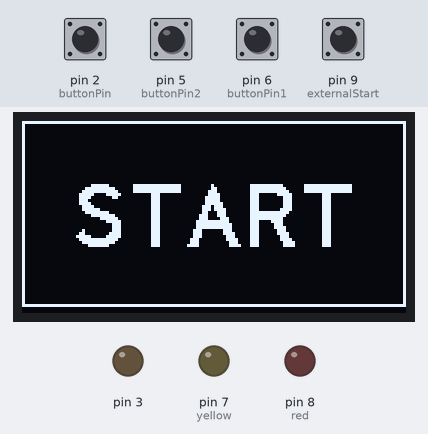
Simulated run of this sketch. Board: Arduino Uno, built with avr-gcc and run on an emulated ATmega328P. Parts: 128×64 one-colour display, output pins drawn as LEDs (lit = HIGH). The inputs (shaded band) are chosen by the test bench; at power-on: pin 2 (buttonPin), pin 5 (buttonPin2), pin 6 (buttonPin1), pin 9 (externalStart) LOW.

Above: at 2.9 s.
3.0 s: pin 2 (buttonPin) pulled HIGH for 0.15 s
At 3.6 s:
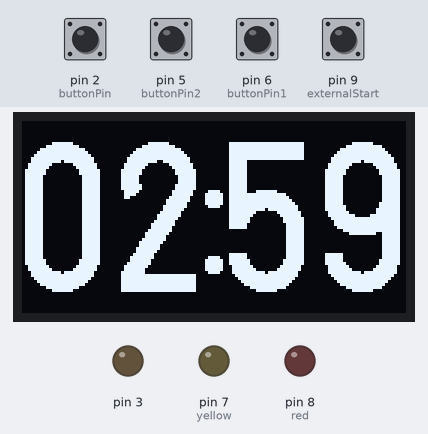
6.1 s: pin 5 (buttonPin2) pulled HIGH for 0.15 s
At 7.1 s:
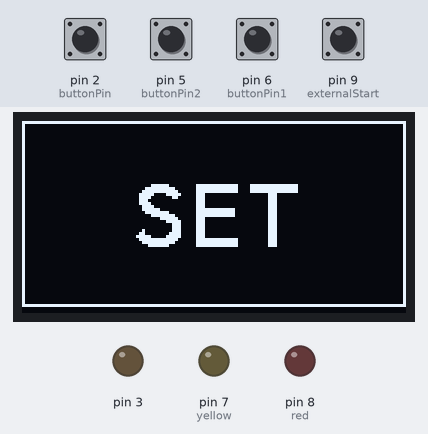
7.7 s: pin 6 (buttonPin1) pulled HIGH for 0.15 s
At 8.2 s:
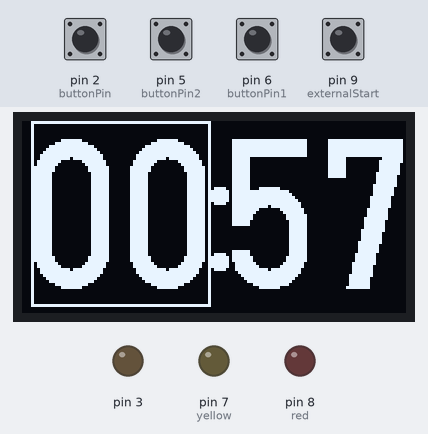
9.3 s: pin 9 (externalStart) pulled HIGH for 0.15 s
At 10.2 s:
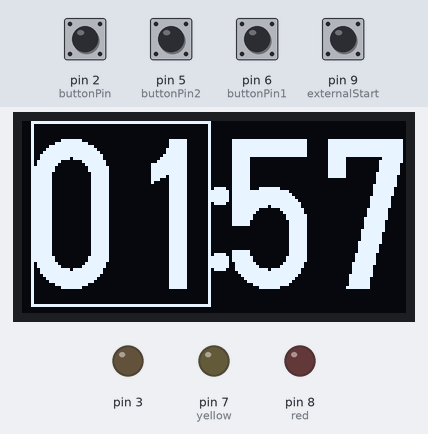
10.9 s: pin 2 (buttonPin) pulled HIGH for 1 s
At 13.1 s:
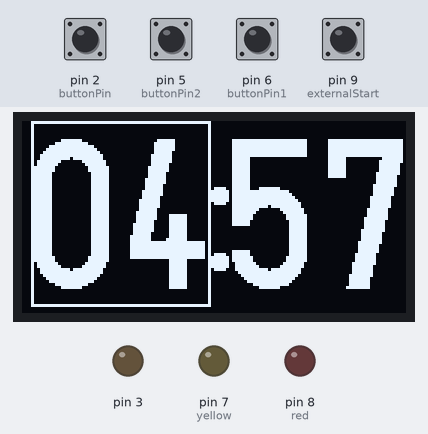
13.4 s: pin 6 (buttonPin1) pulled HIGH for 1 s
At 14.3 s:
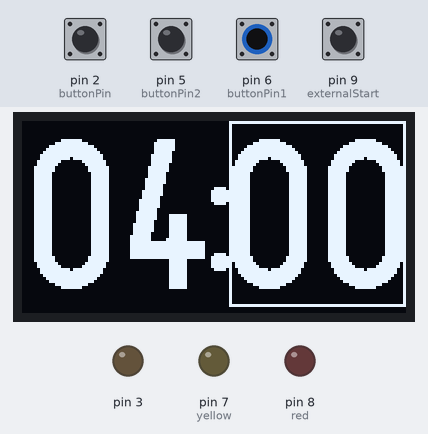
Timing chart, 0 to 16.4 s (numbered marks = the images above; inputs shaded):
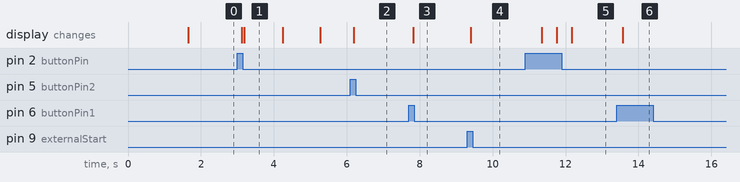

The sketch:

TQC_TIMER_V2.ino
```cpp
#include <Arduino.h>
#include <U8g2lib.h>
#ifdef U8X8_HAVE_HW_I2C
#include <Wire.h>
#endif

const int  buttonPin = 2;    // pause&start individual
const int  buttonPin1 = 6;    // reset&set
const int  buttonPin2 = 5;   //settings
const int  yellow = 7;
const int  red = 8;
const int  externalStart = 9;

int minutes = 3;
int seconds = 0;
int critical = 2;


// Variables will change:
int buttonPushCounter = 0;
int buttonState = 0;
int lastButtonState = 0;
int buttonState1 = 0;
int buttonPushCounter1 = 10;
int lastButtonState1 = 0;

int lineTop = -15;
int lineBot = 128;

long previousMillis = 0;        // will store last time LED was updated
long interval = 1000;
bool check = false;
bool fast = false;

U8G2_SH1106_128X64_NONAME_F_HW_I2C u8g2(U8G2_R2, /* reset=*/ U8X8_PIN_NONE);

void setup(void) {
  pinMode(3,OUTPUT);
  pinMode(yellow,OUTPUT);
  pinMode(red,OUTPUT);
  pinMode(buttonPin, INPUT);
  pinMode(buttonPin1, INPUT);
  pinMode(buttonPin2, INPUT);
  pinMode(externalStart, INPUT);
  u8g2.begin();

  ttech();
  start();
}

uint8_t m = minutes;
uint8_t s = seconds;

void loop(void) {


  buttonState = digitalRead(buttonPin);
  buttonState1 = digitalRead(buttonPin1);
  if (digitalRead(buttonPin2))
  {
    buttonPushCounter1 = 0;
    set();
  }
  if (digitalRead(externalStart))
  {
    buttonPushCounter = 1;

  }
//========================================================================================================

  if (buttonState != lastButtonState) {

    if ((buttonState == HIGH)) {
     if((buttonPushCounter1 > 9)){
      buttonPushCounter++;
      fast = false;
     }
     else if((buttonPushCounter1 <= 4))
     {
      buttonPushCounter++;
      fast = true;
      delay(300);
     }
      if (buttonPushCounter > 59)
        {
          buttonPushCounter = 0;
        }
    }
    else{

    }

   delay(50);
  }
  if (fast == false)
  {
  lastButtonState = buttonState;
  }
//========================================================================================================

   if (buttonState1 != lastButtonState1) {

    if (buttonState1 == HIGH) {
      buttonPushCounter1++;
      buttonPushCounter = 0;
    } else {

    }
   delay(50);
  }

  lastButtonState1 = buttonState1;


//if ((buttonPushCounter1 < 5) && (buttonState == HIGH)) {
//      buttonPushCounter++;
//}
if (((buttonPushCounter % 2) != 0) && (buttonPushCounter1 > 3) &&(check == false))
{

  char m_str[3];
  char s_str[3];
  strcpy(m_str, u8x8_u8toa(m, 2));    /* convert m to a string with two digits */
  strcpy(s_str, u8x8_u8toa(s, 2));   /* convert m to a string with two digits */
  u8g2.firstPage();
  do {
      u8g2.setFont(u8g2_font_logisoso50_tf);
      u8g2.drawStr(-3,57,m_str);
      u8g2.drawStr(55,57,":");
      u8g2.drawStr(65,57,s_str);
      //u8g2.drawFrame(-1,0,130,62);
      u8g2.drawHLine(lineTop,0,15);
      u8g2.drawHLine(lineTop,1,15);
      u8g2.drawHLine(lineTop,2,15);
      u8g2.drawHLine(lineBot,61,15);
      u8g2.drawHLine(lineBot,62,15);
      u8g2.drawHLine(lineBot,63,15);
     }
  while (
      u8g2.nextPage()
      );
  unsigned long currentMillis = millis();

  if(currentMillis - previousMillis > interval)
  {
      previousMillis = currentMillis;
      if ( (s == 0) && (m > 0) )
      {
      s = 60;
      m--;
      }
      if  (m < (critical))
      {
          tone(3, 1100, 500);
      }
//      if  (m == 0)
//      {
//          tone(3, 500, 600);
//      }
      if  ((m == 0) && (s == 0))
      {

       check = true;
       m=minutes;
       s=seconds + 1;
          buttonPushCounter++;
      }


     s--;
  }//millis
if  (m < critical)
      {
        digitalWrite(yellow, HIGH);
        lineTop++;
        lineTop++;
        lineTop++;
        lineTop++;
        lineBot--;
        lineBot--;
        lineBot--;
        lineBot--;
        if (lineTop >= 128)
        {
          lineTop = -15;
          lineBot = 128;
        }
      }
}//even


if (((buttonPushCounter % 2) == 0) && (buttonPushCounter1 > 3) && (check == false))
{
  digitalWrite(yellow, LOW);
}

if  ((buttonPushCounter1 > 4) && (buttonState1 == HIGH))
{

 noTone(3);
 check = false;
 m=minutes;
 s=seconds;
 buttonPushCounter = 0;

  lineTop = -15;
  lineBot = 128;
 start();
}// not even

if (check == true)
{
  tone(3, 2000);
  digitalWrite(yellow, LOW);
  digitalWrite(red, HIGH);
  delay(2000);
  digitalWrite(red, LOW);
  noTone(3);
 check = false;
 m=minutes;
 s=seconds;
 buttonPushCounter = 0;
  lineTop = -15;
  lineBot = 128;
 start();
}


if (buttonPushCounter1 == 1)
{
    m = buttonPushCounter;
  char m_str[3];
  char s_str[3];
  strcpy(m_str, u8x8_u8toa(m, 2));    /* convert m to a string with two digits */
  strcpy(s_str, u8x8_u8toa(s, 2));   /* convert m to a string with two digits */
  u8g2.firstPage();
  do {
    u8g2.setDrawColor(1);
    u8g2.setFont(u8g2_font_logisoso50_tf);
    u8g2.drawStr(0,56,m_str);
    u8g2.drawStr(57,56,":");
    u8g2.drawStr(66,56,s_str);
    u8g2.drawFrame(3,0,60,62);
  } while ( u8g2.nextPage() );
    minutes = m;
}


if (buttonPushCounter1 == 2)
{
 // buttonPushCounter = 0;
    s = buttonPushCounter;
  char m_str[3];
  char s_str[3];
  strcpy(m_str, u8x8_u8toa(m, 2));    /* convert m to a string with two digits */
  strcpy(s_str, u8x8_u8toa(s, 2));   /* convert m to a string with two digits */
  u8g2.firstPage();
  do {

    u8g2.setDrawColor(1);
    u8g2.setFont(u8g2_font_logisoso50_tf);
    u8g2.drawStr(0,56,m_str);
      u8g2.drawStr(57,56,":");
      u8g2.drawStr(66,56,s_str);
    u8g2.drawFrame(69,0,59,62);
  } while ( u8g2.nextPage() );
    seconds = s;
}


if (buttonPushCounter1 == 3)
{
 // buttonPushCounter = 0;
  if (buttonPushCounter > m)
 {
  buttonPushCounter = 0;
 }
    critical = buttonPushCounter;
  char critical_str[3];
  strcpy(critical_str, u8x8_u8toa(critical, 2));    /* convert m to a string with two digits */
  u8g2.firstPage();
  do {
    u8g2.setDrawColor(1);
    u8g2.setFont(u8g2_font_freedoomr10_tu);
    u8g2.drawStr(0,15,"BUZZ UNDER:");
    u8g2.drawStr(95,45,"MIN");
    u8g2.setFont(u8g2_font_inb21_mf);
    u8g2.drawStr(40,47,critical_str);
    u8g2.drawFrame(32,15,54,43);
  } while ( u8g2.nextPage() );

}


if (buttonPushCounter1 == 4)
{
  lineTop = -15;
  lineBot = 128;
 start();
 buttonPushCounter=10;
}


}//loop


void ttech()
{
  u8g2.clearBuffer();
    u8g2.setFont(u8g2_font_inb21_mf);
  u8g2.drawStr(7,42,"T-TECH");
  u8g2.drawFrame(0,0,128,62);
  u8g2.sendBuffer();
  delay(1500);
  buttonPushCounter1 = 10;
}
void start()
{
  u8g2.clearBuffer();
  u8g2.setFont(u8g2_font_inb21_mf);
  u8g2.drawStr(17,42,"START");
  u8g2.drawFrame(0,0,128,62);
  u8g2.sendBuffer();
  delay(100);
  buttonPushCounter1 = 10;
}

void set()
{
  u8g2.clearBuffer();
  u8g2.setFont(u8g2_font_inb21_mf);
  u8g2.drawStr(37,42,"SET");
  u8g2.drawFrame(0,0,128,62);
  u8g2.sendBuffer();
  delay(100);
}
```

Measured:
- after the input at 3.0 s, the display: first changes after 0.12 s (image 1 shows a later state)
- after the input at 6.1 s, the display: changes after 0.09 s (image 2)
- after the input at 7.7 s, the display: changes after 0.12 s (image 3)
- after the input at 9.3 s, the display: changes after 0.10 s (image 4)
- after the input at 10.9 s, the display: first changes after 0.44 s (image 5 shows a later state)
- after the input at 13.4 s, the display: changes after 0.17 s (image 6)
- what the display in image 1 shows lasts 1.0 s, from 3.2 s to 4.2 s
